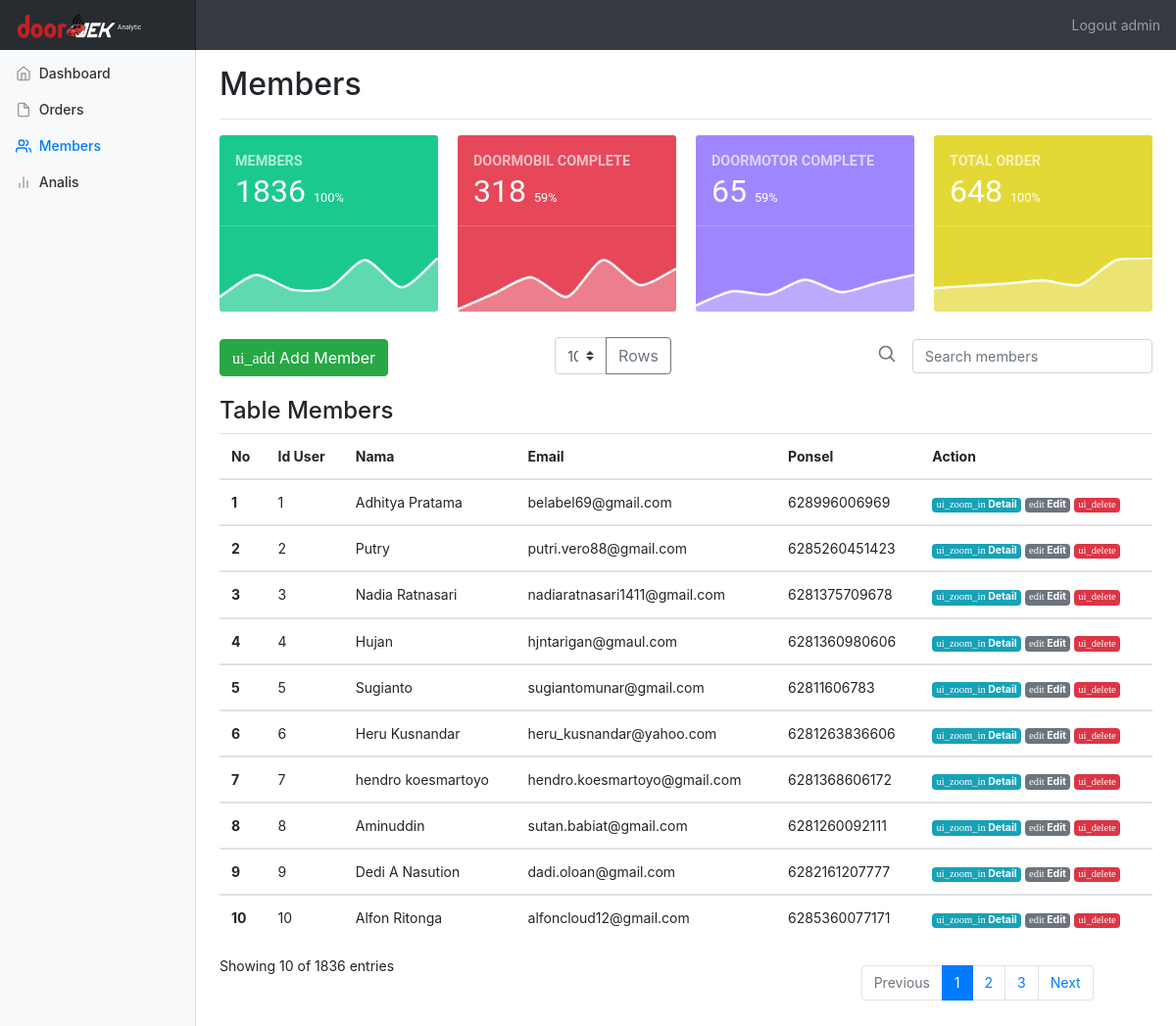
Page /admin/members.php (signed in) on the committed database.
### tables this page shows
CREATE TABLE `member` (
  `id_member` int(8) NOT NULL,
  `email` varchar(50) NOT NULL,
  `nama` varchar(256) NOT NULL,
  `alamat` varchar(256) NOT NULL,
  `nohp` char(16) NOT NULL,
  `createdatemember` timestamp NOT NULL DEFAULT CURRENT_TIMESTAMP ON UPDATE CURRENT_TIMESTAMP,
  `password` varchar(256) NOT NULL
);

### admin/members.php (the view, shortened to what this page needs)
<?php include "header.php";?>
    <div class="container-fluid">
      <div class="row">
        <nav class="col-md-2 d-none d-md-block bg-light sidebar">
          <div class="sidebar-sticky">
            <ul class="nav flex-column">
              <li class="nav-item">
                <a class="nav-link" href="index.php">
                  <span data-feather="home"></span>
                  Dashboard <span class="sr-only">(current)</span>
                </a>
              </li>
              <li class="nav-item">
                <a class="nav-link " href="orders.php">
                  <span data-feather="file"></span>
                  Orders
                </a>
              </li>
              <li class="nav-item">
                <a class="nav-link active" href="members.php">
                  <span data-feather="users"></span>
                  Members
                </a>
              </li>
              <li class="nav-item">
                <a class="nav-link" href="analis.php">
                  <span data-feather="bar-chart-2"></span>
                  Analis
                </a>
              </li>
            </ul>
          </div>
        </nav>
        <main role="main" class="col-md-9 ml-sm-auto col-lg-10 pt-3 px-4">
          <div class="d-flex justify-content-between flex-wrap flex-md-nowrap align-items-center pb-2 mb-3 border-bottom">
            <h1 class="h2">Members</h1>
          </div>
          <div class="dh brg">
            <div class="eq fp afd amk asi">
              <div class="brh bpn"><iframe class="chartjs-hidden-iframe" tabindex="-1" style="display: block; overflow: hidden; border: 0px; margin: 0px; top: 0px; left: 0px; bottom: 0px; right: 0px; height: 100%; width: 100%; position: absolute; pointer-events: none; z-index: -1;"></iframe>
                <div class="ago">
                  <span class="bpi"><b>MEMBERS</b></span>
                  <h2 class="bph">
                   <?php echo $jumlahmember ; ?>
                    <small class="bpj bpk">
                    <?php
                      $persen = $jumlahmember /$jumlahmember;
                      $persen2 = round($persen *100);
                      echo $persen2.'%';
                    ?>
                    </small>
                  </h2>
                  <hr class="bpr aei">
                </div>
                <img src="../assets/img/download1.png" class="img-fluid" alt="Responsive image">
              </div>
            </div>
            <div class="eq fp afd amk asi">
              <div class="brh bpq"><iframe class="chartjs-hidden-iframe" tabindex="-1" style="display: block; overflow: hidden; border: 0px; margin: 0px; top: 0px; left: 0px; bottom: 0px; right: 0px; height: 100%; width: 100%; position: absolute; pointer-events: none; z-index: -1;"></iframe>
                <div class="ago">
                  <span class="bpi"><b>DOORMOBIL COMPLETE</b></span>
                  <h2 class="bph">
                    <?php echo $jumlahdoormobil; ?>
                    <small class="bpj bpl">
                      <?php
                      $persen = $jumlahdoormobil /$totaldoormobil;
                      $persen2 = round($persen *100);
                      echo $persen2;
                    ?>%
                    </small>
                  </h2>
                  <hr class="bpr aei">
                </div>
                <img src="../assets/img/download2.png" class="img-fluid" alt="Responsive image">
              </div>
            </div>
            <div class="eq fp afd amk asi">
              <div class="brh bpo"><iframe class="chartjs-hidden-iframe" tabindex="-1" style="display: block; overflow: hidden; border: 0px; margin: 0px; top: 0px; left: 0px; bottom: 0px; right: 0px; height: 100%; width: 100%; position: absolute; pointer-events: none; z-index: -1;"></iframe>
                <div class="ago">
                  <span class="bpi"><b>DOORMOTOR COMPLETE</b></span>
                  <h2 class="bph">
                    <?php echo $jumlahdoormotor; ?>
                    <small class="bpj bpk">
                    <?php
                      $persen = $jumlahdoormotor /$totaldoormotor;
                      $persen2 = round($persen *100);
                      echo $persen2;
                    ?>%
                    </small>
                  </h2>
                  <hr class="bpr aei">
                </div>
                <img src="../assets/img/download3.png"  class="img-fluid" alt="Responsive image">
              </div>
            </div>
            <div class="eq fp afd amk asi">
              <div class="brh bpp"><iframe class="chartjs-hidden-iframe" tabindex="-1" style="display: block; overflow: hidden; border: 0px; margin: 0px; top: 0px; left: 0px; bottom: 0px; right: 0px; height: 100%; width: 100%; position: absolute; pointer-events: none; z-index: -1;"></iframe>
                <div class="ago">
                  <span class="bpi"><b>TOTAL ORDER</b></span>
                  <h2 class="bph">
                    <?php echo $jumlahorder ; ?>
                    <small class="bpj bpl">
                    <?php
                      $persen = $jumlahorder/$jumlahorder;
                      $persen2 = round($persen *100);
                      echo $persen2;
                    ?>%
                    </small>
                  </h2>
                  <hr class="bpr aei">
                </div>
                <img src="../assets/img/download4.png" class="img-fluid" alt="Responsive image">
              </div>
            </div>
          </div>
<div class="row flex-nowrap justify-content-between align-items-center">
          <div class="col-4 pt-1">
            <a href="addmember.php" ><button class="btn btn-success my-2 my-sm-0"><i class="icofont">ui_add</i> Add Member</button></a>
          </div>
          <div class="col-4 text-center">
            <form action="<?php $_SERVER['PHP_SELF'];?>" method="POST">
            <div class="input-group col col-lg-6">
            <select name="maxrows" class="custom-select" id="inputGroupSelect04">
              <option value="10">10</option>
            </select>
            <div class="input-group-append">
              <button name="maxrows2" class="btn btn-outline-secondary" type="submit">Rows</button>
            </div>
            </div>
            </form>
          </div>
          <form action="<?php $_SERVER['PHP_SELF'];?>" method="get" class="col-4 d-flex justify-content-end align-items-center">
            <a class="text-muted" href="#">
              <svg xmlns="http://www.w3.org/2000/svg" width="20" height="20" viewBox="0 0 24 24" fill="none" stroke="currentColor" stroke-width="2" stroke-linecap="round" stroke-linejoin="round" class="mx-3"><circle cx="10.5" cy="10.5" r="7.5"></circle><line x1="21" y1="21" x2="15.8" y2="15.8"></line></svg>
            </a>
            <input type="text" class="form-control bsx" name="search" placeholder="Search members">
          </form>
</div>
<br/>
        <h4>Table Members</h4>
          <div class="table-responsive">
            <table class="table table-hover">
              <thead>
                <tr>
                  <th>No</th>
                  <th>Id User</th>
                  <th>Nama</th>
                  <th>Email</th>
                  <th>Ponsel</th>
                  <th>Action</th>
                </tr>
              </thead>
<?php
$i=1;
  while($rows = mysqli_fetch_array($query))
  {
                echo '<tbody>';
                echo '<tr>';
                  echo '<th scope="row">'.$i.'</th>';
                  echo '<td>' . $rows['id_member'].'</td>';
                  echo '<td>' . $rows['nama'].'</td>';
                  echo '<td>' . $rows['email'].'</td>';
                  echo '<td>' . $rows['nohp'].'</td>';
                  echo '<td><a href="detailmember.php?code='.$rows["id_member"].'" class="badge badge-info"><i class="icofont">ui_zoom_in</i> Detail</a> <a href="editmember.php?update='.$rows['id_member'].'" class="badge badge-secondary"><i class="icofont">edit</i> Edit</a> <a href=d_member.php?code='.$rows["id_member"].'" class="badge badge-danger"><i class="icofont">ui_delete</i></a></td>';
                echo '</tr>';
              echo '</tbody>';
              $i++;
  }
$jumlahsearch = mysqli_num_rows($query);
?>
            </table>
          </div>
<div class="row">
  <div class="col-12 col-md-8">Showing  <?php echo $jumlahsearch ; ?> of  <?php echo $jumlahmember ; ?> entries</div>
  <div class="col-6 col-md-4">
  <nav aria-label="...">
  <ul class="pagination">
    <li class="page-item disabled">
      <a class="page-link" href="#" tabindex="-1">Previous</a>
    </li>
    <li class="page-item active"><a class="page-link" href="#">1</a></li>
    <li class="page-item ">
      <a class="page-link" href="#">2 <span class="sr-only">(current)</span></a>
    </li>
    <li class="page-item"><a class="page-link" href="#">3</a></li>
    <li class="page-item">
      <a class="page-link" href="#">Next</a>
    </li>
  </ul>
</nav>
        </main>
      </div>
    </div>
  </body>
</html>

### admin/header.php (shortened to what this page needs)
<?php include"../config.php"; ?>
<?php
if(isset($_SESSION['userSession']) === true)
{
  $session_active = $_SESSION['userSession'];
  $sql = mysqli_query($conn, "SELECT * FROM admin WHERE email='$session_active'");
  $rows = mysqli_fetch_array($sql);
  $namaOn = $rows['nama'];
}
?>
<?php
$limit = 10;
$query = mysqli_query($conn, "SELECT * FROM member LIMIT  $limit");
$queryall = mysqli_query($conn, "SELECT * FROM member");
$jumlahmember = mysqli_num_rows($queryall);
?>
<?php
$queryorderall = mysqli_query($conn, "SELECT * FROM transaksi");
$jumlahorder = mysqli_num_rows($queryorderall);
?>
<?php
$querydoormotor2 = mysqli_query($conn, "SELECT * FROM transaksi WHERE id_layanan='2'");
$totaldoormotor = mysqli_num_rows($querydoormotor2);
$querydoormotor = mysqli_query($conn, "SELECT * FROM transaksi WHERE id_layanan='2' && status='3'");
$jumlahdoormotor = mysqli_num_rows($querydoormotor);
?>
<?php
$querydoormobil2 = mysqli_query($conn, "SELECT * FROM transaksi WHERE id_layanan='1'");
$totaldoormobil = mysqli_num_rows($querydoormobil2);
$querydoormobil = mysqli_query($conn, "SELECT * FROM transaksi WHERE id_layanan='1' && status='3'");
$jumlahdoormobil = mysqli_num_rows($querydoormobil);
?>
<!doctype html>
<html lang="en">
  <head>
    <link href="../assets/css/bootstrap.min.css" rel="stylesheet">
    <link rel="stylesheet" href="../assets/icofont/css/icofont.min.css">
    <link href="../dashboard.css" rel="stylesheet">
  </head>
  <body>
    <nav class="navbar navbar-dark sticky-top bg-dark flex-md-nowrap p-0">
      <a class="navbar-brand col-sm-3 col-md-2 mr-0" href="index.php"><img src="../assets/img/logo.png"><small>Analytic</small></a>
      <ul class="navbar-nav px-3">
        <li class="nav-item text-nowrap">
          <a class="nav-link" href="logout.php">Logout <?php echo $namaOn;?></a>
        </li>
      </ul>
    </nav>

### dashboard.css (style rules this page uses)
body { font-size: .875rem; }
.feather { width: 16px; height: 16px; vertical-align: text-bottom; }
.sidebar { position: fixed; top: 0; bottom: 0; left: 0; z-index: 100; padding: 0; box-shadow: inset -1px 0 0 rgba(0, 0, 0, .1); }
.sidebar-sticky { position: -webkit-sticky; position: sticky; top: 48px; height: calc(100vh - 48px); padding-top: .5rem; overflow-x: hidden; overflow-y: auto; }
.sidebar .nav-link { font-weight: 500; color: #333; }
.sidebar .nav-link .feather { margin-right: 4px; color: #999; }
.sidebar .nav-link.active { color: #007bff; }
.sidebar .nav-link:hover .feather, .sidebar .nav-link.active .feather { color: inherit; }
.navbar-brand { padding-top: .75rem; padding-bottom: .75rem; font-size: 1rem; background-color: rgba(0, 0, 0, .25); box-shadow: inset -1px 0 0 rgba(0, 0, 0, .25); }
.border-bottom { border-bottom: 1px solid #e5e5e5; }
small { font-size: 40%; }
small, .cr { font-size: 40%; font-weight: 400; }
.eq { -webkit-box-flex: 0; -ms-flex: 0 0 50%; flex: 0 0 50%; max-width: 50%; }
.fp { -webkit-box-flex: 0; -ms-flex: 0 0 25%; flex: 0 0 25%; max-width: 25%; }
.afd, .afa { margin-bottom: 1rem !important; }
.amk, .amh { margin-bottom: 1.5rem !important; }
.dk, .dl, .dm, .dn, .do, .dp, .dq, .dr, .ds, .dt, .du, .dv, .dj, .dw, .dx, .dy, .dz, .ea, .eb, .ec, .ed, .ee, .ef, .eg, .eh, .ei, .ej, .ek, .el, .em, .en, .eo, .ep, .eq, .er, .es, .et, .eu, .ev, .ew, .ex, .ey, .ez, .fa, .fb, .fc, .fd, .fe, .ff, .fg, .fh, .fi, .fj, .fk, .fl, .fm, .fn, .fo, .fp, .fq, .fr, .fs, .ft, .fu, .fv, .fw, .fx, .fy, .fz, .ga { position: relative; min-height: 1px; padding-right: 10px; padding-left: 10px; }
.bpn { background-color: rgb(27, 201, 142); }
.bpm, .bpn, .bpo, .bpp, .bpq { color: rgb(255, 255, 255); border-radius: 3px; font-family: Roboto, "Helvetica Neue", Helvetica, Arial, sans-serif; font-size: 0.9rem; font-weight: 300; line-height: 1.5; color: rgb(0, 0, 0); text-align: left; -webkit-tap-highlight-color: transparent; }
.ago { padding: 1rem !important; padding-top: 1rem !important; padding-right: 1rem !important; padding-bottom: 1rem !important; padding-left: 1rem !important; }
div { display: block; }
.bpm, .bpn, .bpo, .bpp, .bpq { color: rgb(255, 255, 255); border-radius: 3px; border-top-left-radius: 3px; border-top-right-radius: 3px; border-bottom-right-radius: 3px; border-bottom-left-radius: 3px; }
.dh { display: flex; flex-wrap: wrap; margin-right: -10px; margin-left: -10px; }
.bpm, .bpn, .bpo, .bpp, .bpq { color: #fff; border-radius: 3px; }
.bpm .bpl, .bpm .bpk, .bpm .bph, .bpn .bpl, .bpn .bpk, .bpn .bph, .bpo .bpl, .bpo .bpk, .bpo .bph, .bpp .bpl, .bpp .bpk, .bpp .bph, .bpq .bpl, .bpq .bpk, .bpq .bph { font-weight: normal; color: inherit; }
.bpm .bpi, .bpn .bpi, .bpo .bpi, .bpp .bpi, .bpq .bpi { font-weight: normal; color: rgba(255, 255, 255, 0.65); }
.bpm .bpr, .bpn .bpr, .bpo .bpr, .bpp .bpr, .bpq .bpr { margin-left: -1rem; margin-right: -1rem; border-top-color: rgba(255, 255, 255, 0.2); }
.bpn { background-color: #1BC98E; }
.bpo { background-color: #9F86FF; }
.bpp { background-color: #E4D836; }
.bpq { background-color: #E64759; }
*::before, *::after { box-sizing: border-box; }
input, textarea, select, button, meter, progress { -webkit-writing-mode: horizontal-tb !important; }
.form-control { display: block; width: 100%; padding: 0.375rem 0.75rem; font-size: 0.9rem; line-height: 1.5; color: #495057; background-color: #fff; background-clip: padding-box; border: 1px solid #ced4da; border-radius: 0.25rem; -webkit-transition: border-color 0.15s ease-in-out, box-shadow 0.15s ease-in-out; transition: border-color 0.15s ease-in-out, box-shadow 0.15s ease-in-out; }
button, input, optgroup, select, textarea { font-family: inherit; }
.page-item { float: right; margin-top: 10px; margin-bottom: 10px; }

### rows in the picture
member: id_member "1", nama "Adhitya Pratama", email "belabel69@gmail.com", nohp "628996006969"
member: id_member "2", nama "Putry", email "putri.vero88@gmail.com", nohp "6285260451423"
member: id_member "3", nama "Nadia Ratnasari", email "nadiaratnasari1411@gmail.com", nohp "6281375709678"
member: id_member "4", nama "Hujan", email "hjntarigan@gmaul.com", nohp "6281360980606"
member: id_member "5", nama "Sugianto", email "sugiantomunar@gmail.com", nohp "62811606783"
member: id_member "6", nama "Heru Kusnandar", email "heru_kusnandar@yahoo.com", nohp "6281263836606"
member: id_member "7", nama "hendro koesmartoyo", email "hendro.koesmartoyo@gmail.com", nohp "6281368606172"
member: id_member "8", nama "Aminuddin", email "sutan.babiat@gmail.com", nohp "6281260092111"
member: id_member "9", nama "Dedi A Nasution", email "dadi.oloan@gmail.com", nohp "6282161207777"
member: id_member "10", nama "Alfon Ritonga", email "alfoncloud12@gmail.com", nohp "6285360077171"

### other values in the picture
$namaOn "admin"
$jumlahmember "1836"
$persen2 "100"
$jumlahdoormobil "318"
$persen2 "59"
$jumlahdoormotor "65"
$jumlahorder "648"
$jumlahsearch "10"
